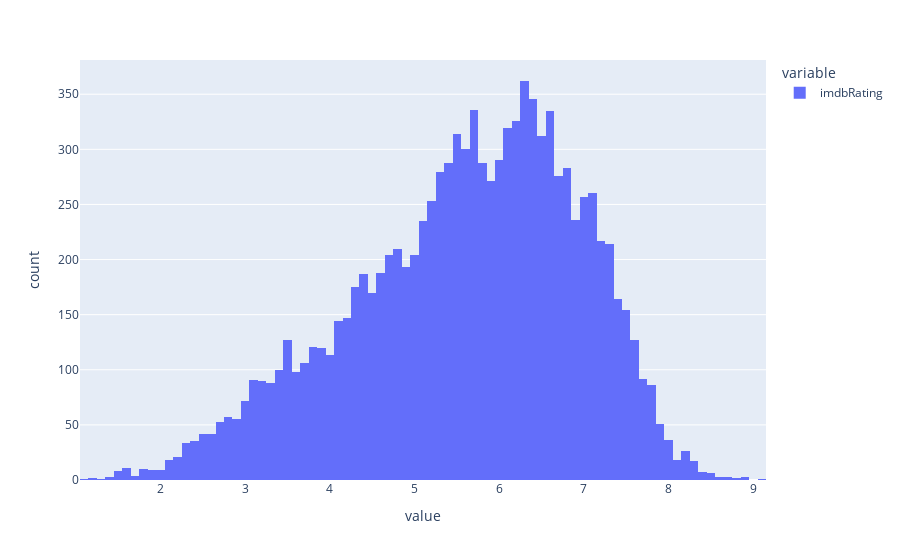

The code cell stored with this chart in its notebook:
### Markdown cell above
# imdbRating

### Code cell
dfimdbRating = dfparentalAdvisor.sort_values(by=['imdbRating'])

print(len(dfimdbRating))

px.histogram(dfimdbRating["imdbRating"])

### Figure 1 — Plotly figure (JSON) as saved in the notebook; plotly's stock layout.template omitted (floating-point values rounded to 4 significant figures; data arrays with more than 128 entries replaced by an {"elided": "..."} marker saying what was removed)
{"data": [{"alignmentgroup": "True", "bingroup": "x", "hovertemplate": "variable=imdbRating<br>value=%{x}<br>count=%{y}<extra></extra>", "legendgroup": "imdbRating", "marker": {"color": "#636efa", "pattern": {"shape": ""}}, "name": "imdbRating", "offsetgroup": "imdbRating", "orientation": "v", "showlegend": true, "type": "histogram", "x": {"elided": "10756 float values"}, "xaxis": "x", "yaxis": "y"}], "layout": {"barmode": "relative", "legend": {"title": {"text": "variable"}, "tracegroupgap": 0}, "margin": {"t": 60}, "xaxis": {"anchor": "y", "domain": [0, 1], "title": {"text": "value"}}, "yaxis": {"anchor": "x", "domain": [0, 1], "title": {"text": "count"}}}}
